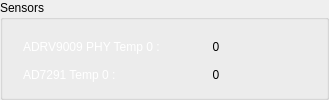
               <widget class="QGroupBox" name="groupBox_8">
                <property name="sizePolicy">
                 <sizepolicy hsizetype="Expanding" vsizetype="Expanding">
                  <horstretch>0</horstretch>
                  <verstretch>0</verstretch>
                 </sizepolicy>
                </property>
                <property name="title">
                 <string>Sensors</string>
                </property>
                <layout class="QHBoxLayout" name="horizontalLayout_70">
                 <property name="topMargin">
                  <number>15</number>
                 </property>
                 <item>
                  <widget class="QFrame" name="frame_16">
                   <property name="sizePolicy">
                    <sizepolicy hsizetype="Expanding" vsizetype="Expanding">
                     <horstretch>0</horstretch>
                     <verstretch>0</verstretch>
                    </sizepolicy>
                   </property>
                   <property name="maximumSize">
                    <size>
                     <width>320</width>
                     <height>16777215</height>
                    </size>
                   </property>
                   <layout class="QVBoxLayout" name="verticalLayout_37">
                    <property name="topMargin">
                     <number>1</number>
                    </property>
                    <property name="bottomMargin">
                     <number>0</number>
                    </property>
                    <item>
                     <layout class="QHBoxLayout" name="horizontalLayout_71">
                      <item>
                       <widget class="QLabel" name="label_52">
                        <property name="sizePolicy">
                         <sizepolicy hsizetype="Expanding" vsizetype="Expanding">
                          <horstretch>0</horstretch>
                          <verstretch>0</verstretch>
                         </sizepolicy>
                        </property>
                        <property name="maximumSize">
                         <size>
                          <width>200</width>
                          <height>35</height>
                         </size>
                        </property>
                        <property name="styleSheet">
                         <string notr="true">QLabel{
color:rgb(255, 255, 255);
}</string>
                        </property>
                        <property name="text">
                         <string>ADRV9009 PHY Temp 0 :</string>
                        </property>
                       </widget>
                      </item>
                      <item>
                       <widget class="QLabel" name="lblTempAdrv9009">
                        <property name="sizePolicy">
                         <sizepolicy hsizetype="Expanding" vsizetype="Expanding">
                          <horstretch>0</horstretch>
                          <verstretch>0</verstretch>
                         </sizepolicy>
                        </property>
                        <property name="minimumSize">
                         <size>
                          <width>100</width>
                          <height>0</height>
                         </size>
                        </property>
                        <property name="maximumSize">
                         <size>
                          <width>100</width>
                          <height>35</height>
                         </size>
                        </property>
                        <property name="styleSheet">
                         <string notr="true"/>
                        </property>
                        <property name="text">
                         <string>0</string>
                        </property>
                        <property name="alignment">
                         <set>Qt::AlignCenter</set>
                        </property>
                       </widget>
                      </item>
                     </layout>
                    </item>
                    <item>
                     <layout class="QHBoxLayout" name="horizontalLayout_72">
                      <item>
                       <widget class="QLabel" name="label_56">
                        <property name="sizePolicy">
                         <sizepolicy hsizetype="Expanding" vsizetype="Expanding">
                          <horstretch>0</horstretch>
                          <verstretch>0</verstretch>
                         </sizepolicy>
                        </property>
                        <property name="maximumSize">
                         <size>
                          <width>200</width>
                          <height>35</height>
                         </size>
                        </property>
                        <property name="styleSheet">
                         <string notr="true">QLabel{
color:rgb(255, 255, 255);
}</string>
                        </property>
                        <property name="text">
                         <string>AD7291 Temp 0 :</string>
                        </property>
                        <property name="alignment">
                         <set>Qt::AlignLeading|Qt::AlignLeft|Qt::AlignVCenter</set>
                        </property>
                       </widget>
                      </item>
                      <item>
                       <widget class="QLabel" name="lblTempAd7291">
                        <property name="sizePolicy">
                         <sizepolicy hsizetype="Expanding" vsizetype="Expanding">
                          <horstretch>0</horstretch>
                          <verstretch>0</verstretch>
                         </sizepolicy>
                        </property>
                        <property name="minimumSize">
                         <size>
                          <width>100</width>
                          <height>0</height>
                         </size>
                        </property>
                        <property name="maximumSize">
                         <size>
                          <width>100</width>
                          <height>35</height>
                         </size>
                        </property>
                        <property name="styleSheet">
                         <string notr="true"/>
                        </property>
                        <property name="text">
                         <string>0</string>
                        </property>
                        <property name="alignment">
                         <set>Qt::AlignCenter</set>
                        </property>
                       </widget>
                      </item>
                     </layout>
                    </item>
                   </layout>
                  </widget>
                 </item>
                 <item>
                  <spacer name="horizontalSpacer_27">
                   <property name="orientation">
                    <enum>Qt::Horizontal</enum>
                   </property>
                   <property name="sizeHint" stdset="0">
                    <size>
                     <width>40</width>
                     <height>20</height>
                    </size>
                   </property>
                  </spacer>
                 </item>
                </layout>
               </widget>
